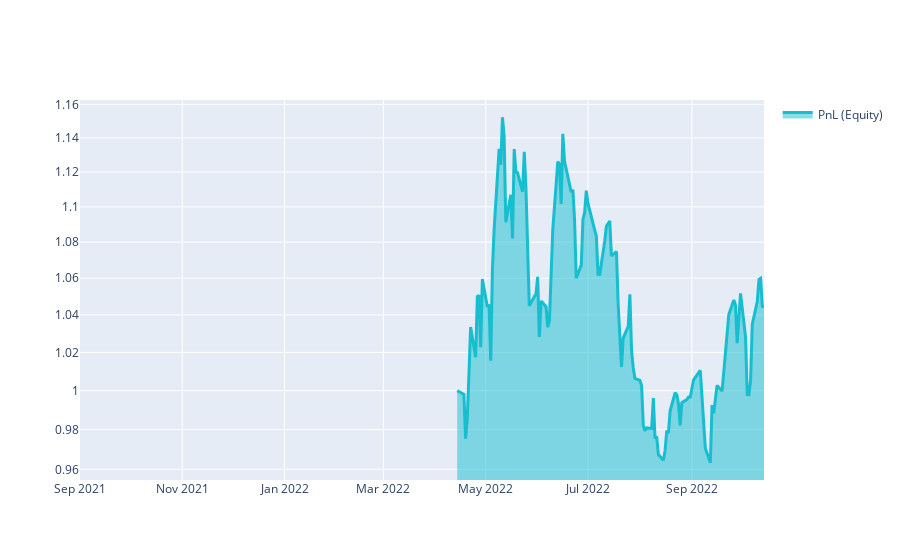

The notebook cell this image was saved under:
### Markdown cell above
# Q18 Quick Start

This template shows you the basic steps for taking part to the **Q18 NASDAQ-100 Stock Long-Short contest**.

### Code cell
import xarray as xr

import qnt.ta as qnta
import qnt.data as qndata
import qnt.output as qnout
import qnt.stats as qns

data = qndata.stocks.load_ndx_data(min_date="2021-09-01")

close     = data.sel(field="close")
is_liquid = data.sel(field="is_liquid")
sma_slow  = qnta.sma(close, 186)
sma_fast  = qnta.sma(close, 12)
weights   = xr.where(sma_slow < sma_fast, 1, -1)
weights   = weights * is_liquid

weights = qnout.clean(weights, data, "stocks_nasdaq100")

# calc stats
stats = qns.calc_stat(data, weights.sel(time=slice("2022-04-14", None)))
display(stats.to_pandas().tail())

# graph
performance = stats.to_pandas()["equity"]
import qnt.graph as qngraph

qngraph.make_plot_filled(performance.index, performance, name="PnL (Equity)", type="log")

### Figure 1 — Plotly figure (JSON) as saved in the notebook; plotly's stock layout.template omitted (floating-point values rounded to 4 significant figures; data arrays with more than 128 entries replaced by an {"elided": "..."} marker saying what was removed)
{"data": [{"fill": "tonexty", "line": {"color": "#17BECF", "width": 3}, "name": "PnL (Equity)", "type": "scatter", "x": {"elided": "283 str values"}, "y": {"elided": "283 float values"}}], "layout": {"autosize": true, "showlegend": true, "xaxis": {"autorange": true, "range": ["2021-09-01", "2022-10-14"], "type": "date"}, "yaxis": {"range": [-0.02013, 0.06544], "type": "log"}}}
